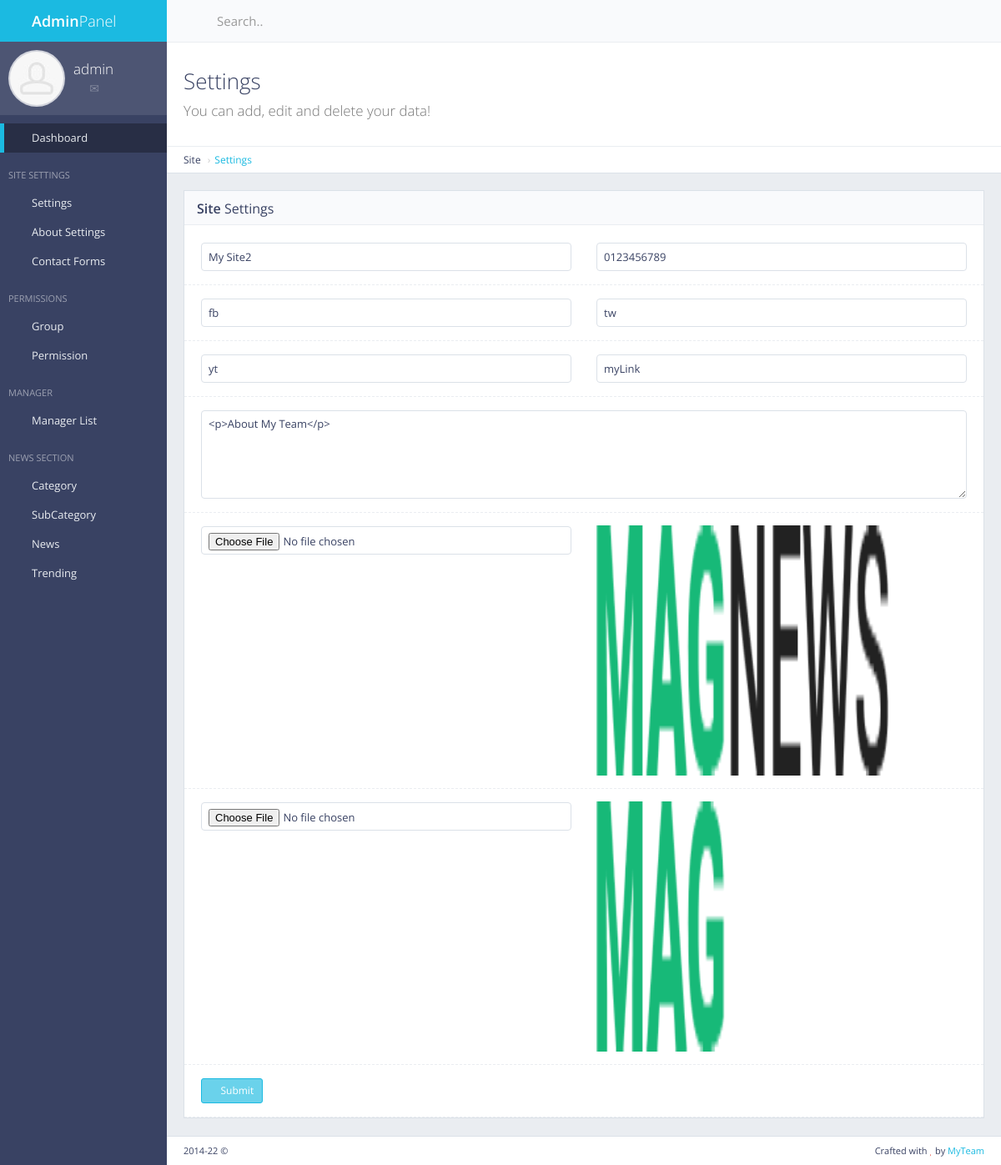
Screenshot of /panel/setting/ (signed in) with the database file from the repository.
### main/models.py (models this page shows, shortened)
class Main(models.Model):
    name = models.CharField(max_length=250)
    about = models.TextField()
    abouttxt = models.TextField(default="")
    fb = models.CharField(max_length=50)
    tw = models.CharField(max_length=50)
    yt = models.CharField(max_length=50)
    tel = models.CharField(max_length=50)
    link = models.CharField(max_length=50)
    set_name = models.CharField(max_length=50)
    picurl = models.TextField(default="")
    picname = models.TextField(default="")
    picurl2 = models.TextField(default="")
    picname2 = models.TextField(default="")

### main/views.py (the view, shortened to what this page needs)
# urls.py: re_path(r'panel/setting/$', views.site_setting, name='site_setting'),
def site_setting(request):
    if not request.user.is_authenticated :
        return redirect('mylogin')
    perm = 0
    for i in request.user.groups.all():
        if i.name == "masteruser" : perm = 1
    if perm == 0:
        error = "Access Denied"
        return render(request, 'back/error.html', {'error': error})
    site = Main.objects.get(pk=1)
    return render(request, 'back/setting.html', {'site': site})

### main/templatetags/extera_auth.py (called while the page is built)
@register.filter(name='has_group')
def has_group(user, group_name):
    return user.groups.filter(name=group_name).exists()

### main/templates/back/setting.html (shortened to what this page needs)
{% extends 'back/master.html' %}
{% load static %}
{% block mainblock %}
    <div class="content-header">
        <div class="header-section">
            <h1>
                <i class="fa fa-table"></i>Settings<br><small>You can add, edit and delete your data!</small>
            </h1>
        </div>
    </div>
    <ul class="breadcrumb breadcrumb-top">
        <li>Site</li>
        <li><a href="/panel/setting/">Settings</a></li>
    </ul>
    <div class="row">
        <div class="col-md-12">
            <div class="block">
                <div class="block-title">
                    <h2><strong>Site</strong> Settings</h2>
                </div>
                <form action="{% url 'site_setting' %}" method="post" enctype="multipart/form-data" class="form-horizontal form-bordered">
                    <div class="form-group">
                        <div class="col-md-6">
                            <input type="text" id="name" name="name" value="{{ site.name }}" class="form-control" placeholder="Site Title">
                        </div>
                        <div class="col-md-6">
                            <input type="text" id="tell" name="tell" value="{{ site.tel }}" class="form-control" placeholder="Site Tell">
                        </div>
                    </div>
                    <div class="form-group">
                        <div class="col-md-6">
                            <input type="text" id="fb" name="fb" value="{{ site.fb }}" class="form-control" placeholder="FB">
                        </div>
                        <div class="col-md-6">
                            <input type="text" id="tw" name="tw" value="{{ site.tw }}" class="form-control" placeholder="TW">
                        </div>
                    </div>
                    <div class="form-group">
                        <div class="col-md-6">
                            <input type="text" id="yt" name="yt" value="{{ site.yt }}" class="form-control" placeholder="YT">
                        </div>
                        <div class="col-md-6">
                            <input type="text" id="link" name="link" value="{{ site.link }}" class="form-control" placeholder="Link">
                        </div>
                    </div>
                    <div class="form-group">
                        <div class="col-md-12">
                            <textarea type="text" id="txt" name="txt" rows="5" class="form-control" placeholder="Site About">{{ site.about}}</textarea>
                        </div>
                    </div>
                    <div class="form-group">
                        <div class="col-md-6">
                            <input type="file" id="myfile"  name="myfile" class="form-control" placeholder="body txt">
                        </div>
                        <div class="col-md-6">
                            <img style="display: inline-block; width: 350px; height: 300px;" src="{{ site.picurl }}">
                        </div>
                    </div>
                    <div class="form-group">
                        <div class="col-md-6">
                            <input type="file" id="myfile2"  name="myfile2" class="form-control" placeholder="body txt">
                        </div>
                        <div class="col-md-6">
                            <img style="display: inline-block; width: 350px; height: 300px;" src="{{ site.picurl2 }}">
                        </div>
                    </div>
                    <div class="form-group">
                        <div class="col-md-12">
                            <button type="submit" class="btn btn-sm btn-primary"><i class="fa fa-angle-right"></i> Submit</button>
                        </div>
                    </div>
                </form>
            </div>
        </div>
    </div>
{% endblock %}

### main/templates/back/master.html (shortened to what this page needs)
{% load static %}
{% load extera_auth %}
{% if user.is_authenticated%}
<!DOCTYPE html>
 <html class="no-js" lang="en">
    <head>
        <link rel="stylesheet" href="{% static 'back/css/bootstrap.min.css' %}">
        <link rel="stylesheet" href="{% static 'back/css/plugins.css' %}">
        <link rel="stylesheet" href="{% static 'back/css/main.css' %}">
        <link rel="stylesheet" href="{% static 'back/css/themes.css' %}">
    </head>
    <body>
        <div id="page-wrapper">
            <div id="page-container" class="sidebar-partial sidebar-visible-lg sidebar-no-animations">
                <div id="sidebar">
                    <div id="sidebar-scroll">
                        <div class="sidebar-content">
                            <a href="/panel" class="sidebar-brand">
                                <i class="gi gi-flash"></i><span class="sidebar-nav-mini-hide"><strong>Admin</strong>Panel</span>
                            </a>
                            <div class="sidebar-section sidebar-user clearfix sidebar-nav-mini-hide">
                                <div class="sidebar-user-avatar">
                                    <a href="page_ready_user_profile.html">
                                        <img src="{% static 'back/img/placeholders/avatars/avatar2.jpg' %}" alt="avatar">
                                    </a>
                                </div>
                                <div class="sidebar-user-name">{{ request.user }}</div>
                                <div class="sidebar-user-links">
                                    <a href="page_ready_user_profile.html" data-toggle="tooltip" data-placement="bottom" title="Profile"><i class="gi gi-user"></i></a>
                                    <a href="page_ready_inbox.html" data-toggle="tooltip" data-placement="bottom" title="Messages"><i class="gi gi-envelope"></i></a>
                                    <a href="/panel/change/pass/" class="enable-tooltip" data-placement="bottom" title="Settings" ><i class="gi gi-cogwheel"></i></a>
                                    <a href="/logout" data-toggle="tooltip" data-placement="bottom" title="Logout"><i class="gi gi-exit"></i></a>
                                </div>
                            </div>
                            <ul class="sidebar-nav">
                                <li>
                                    <a href="/panel" class=" active"><i class="gi gi-stopwatch sidebar-nav-icon"></i><span class="sidebar-nav-mini-hide">Dashboard</span></a>
                                </li>
                                {% if request.user|has_group:"masteruser" %}
                                <li class="sidebar-header">
                                    <span class="sidebar-header-options clearfix"><a href="javascript:void(0)" data-toggle="tooltip" title="Quick Settings"><i class="gi gi-settings"></i></a></span>
                                    <span class="sidebar-header-title">Site Settings</span>
                                </li>
                                <li>
                                    <a href="/panel/setting" class=" "><i class="gi gi-show_big_thumbnails sidebar-nav-icon"></i><span class="sidebar-nav-mini-hide">Settings</span></a>
                                </li>
                                <li>
                                    <a href="/panel/about/setting" class=" "><i class="gi gi-show_big_thumbnails sidebar-nav-icon"></i><span class="sidebar-nav-mini-hide">About Settings</span></a>
                                </li>
                                <li>
                                    <a href="/panel/contactform" class=" "><i class="gi gi-show_big_thumbnails sidebar-nav-icon"></i><span class="sidebar-nav-mini-hide">Contact Forms</span></a>
                                </li>
                                <li class="sidebar-header">
                                    <span class="sidebar-header-options clearfix"><a href="javascript:void(0)" data-toggle="tooltip" title="Quick Settings"><i class="gi gi-settings"></i></a></span>
                                    <span class="sidebar-header-title">Permissions</span>
                                </li>
                                <li>
                                    <a href="/panel/manager/group/" class=" "><i class="gi gi-show_big_thumbnails sidebar-nav-icon"></i><span class="sidebar-nav-mini-hide">Group</span></a>
                                </li>
                                <li>
                                    <a href="/panel/manager/perms/" class=" "><i class="gi gi-show_big_thumbnails sidebar-nav-icon"></i><span class="sidebar-nav-mini-hide">Permission</span></a>
                                </li>
                                <li class="sidebar-header">
                                    <span class="sidebar-header-options clearfix"><a href="javascript:void(0)" data-toggle="tooltip" title="Quick Settings"><i class="gi gi-settings"></i></a></span>
                                    <span class="sidebar-header-title">Manager</span>
                                </li>
                                <li>
                                    <a href="/panel/manager/list/" class=" "><i class="gi gi-show_big_thumbnails sidebar-nav-icon"></i><span class="sidebar-nav-mini-hide">Manager List</span></a>
                                </li>
                                {% endif %}
                                <li class="sidebar-header">
                                    <span class="sidebar-header-options clearfix"><a href="javascript:void(0)" data-toggle="tooltip" title="Quick Settings"><i class="gi gi-settings"></i></a></span>
                                    <span class="sidebar-header-title">News Section</span>
                                </li>
                                {% if request.user|has_group:"masteruser" %}
                                <li>
                                    <a href="#" class="sidebar-nav-menu"><i class="fa fa-angle-left sidebar-nav-indicator sidebar-nav-mini-hide"></i><i class="gi gi-show_big_thumbnails sidebar-nav-icon"></i><span class="sidebar-nav-mini-hide">Category</span></a>
                                </li>
                                <li>
                                    <a href="#" class="sidebar-nav-menu"><i class="fa fa-angle-left sidebar-nav-indicator sidebar-nav-mini-hide"></i><i class="gi gi-show_big_thumbnails sidebar-nav-icon"></i><span class="sidebar-nav-mini-hide">SubCategory</span></a>
                                </li>
                                {% endif %}
                                <li>
                                    <a href="#" class="sidebar-nav-menu"><i class="fa fa-angle-left sidebar-nav-indicator sidebar-nav-mini-hide"></i><i class="gi gi-show_big_thumbnails sidebar-nav-icon"></i><span class="sidebar-nav-mini-hide">News</span></a>
                                </li>
                                {% if request.user|has_group:"masteruser" %}
                                <li>
                                    <a href="/panel/trending" class=" "><i class="gi gi-show_big_thumbnails sidebar-nav-icon"></i><span class="sidebar-nav-mini-hide">Trending</span></a>
                                </li>
                                {% endif %}
                            </ul>
                        </div>
                    </div>
                </div>
                <div id="main-container">
                    <header class="navbar navbar-default">
                        <ul class="nav navbar-nav-custom">
                            <li>
                                <a href="javascript:void(0)" onclick="App.sidebar('toggle-sidebar');this.blur();">
                                    <i class="fa fa-bars fa-fw"></i>
                                </a>
                            </li>
                        </ul>
                        <form action="page_ready_search_results.html" method="post" class="navbar-form-custom">
                            <div class="form-group">
                                <input type="text" id="top-search" name="top-search" class="form-control" placeholder="Search..">
                            </div>
                        </form>
                    </header>
                    <div id="page-content">
                        {% block mainblock %}
                        {% endblock %}
                    </div>
                    <footer class="clearfix">
                        <div class="pull-right">
                            Crafted with <i class="fa fa-heart text-danger"></i> by <a href="#" target="_blank">MyTeam</a>
                        </div>
                        <div class="pull-left">
                            <span id="year-copy"></span> &copy;
                        </div>
                    </footer>
                </div>
            </div>
        </div>
    </body>
</html>
{% else %}
Please login
{% endif %}

### rows the page displays
Main: name "My Site2", tell "0123456789", fb "fb", tw "tw", yt "yt", link "myLink", txt "<p>About My Team</p>", picurl (picture), picurl2 (picture)

### other values shown
{{ request.user }} "admin"
